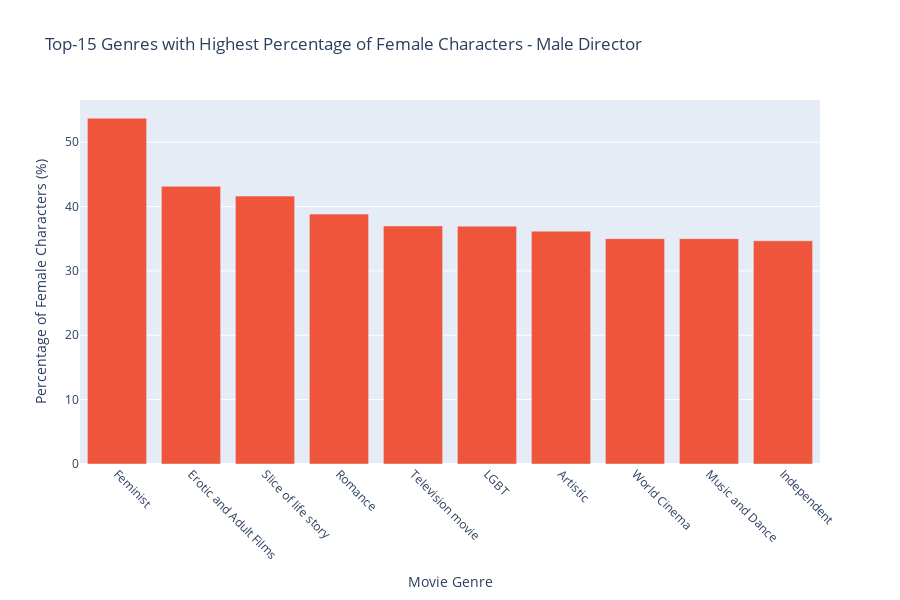
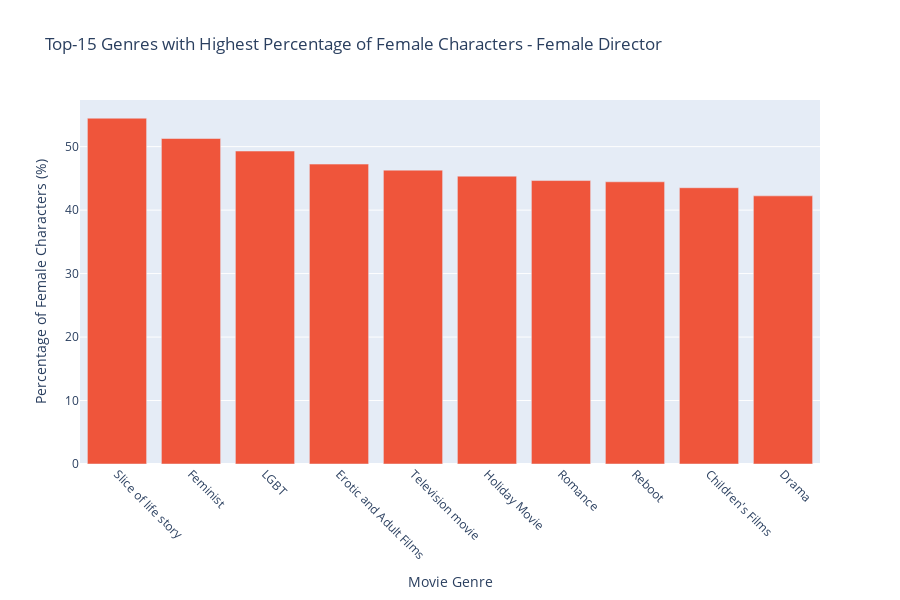

These figures' notebook cell, in order:
### Code cell
plot_top15_genres(movies_genres_M, "Male")
plot_top15_genres(movies_genres_F, "Female")

### Figure 1 — Plotly figure (JSON) as saved in the notebook; plotly's stock layout.template omitted (floating-point values rounded to 4 significant figures)
{"data": [{"customdata": [[281, 523, 0.05015], [1366, 3166, 0.3838], [308, 740, 0.05979], [21666, 55805, 5.996], [2484, 6715, 0.6741], [2413, 6529, 0.6287], [980, 2709, 0.3308], [21244, 60671, 6.881], [7768, 22188, 2.52], [3870, 11159, 0.9614]], "hovertemplate": "Genre: %{x}<br>Proportion of Female Characters: %{y:.2f}%<br>Total Female Characters: %{customdata[0]}<br>Number of Movies: %{customdata[1]}<br>Percentage of Movies in Genre: %{customdata[2]:.2f}%", "marker": {"color": "#EF553B"}, "name": "Female", "textposition": "auto", "type": "bar", "x": ["Feminist", "Erotic and Adult Films", "Slice of life story", "Romance", "Television movie", "LGBT", "Artistic", "World Cinema", "Music and Dance", "Independent"], "y": [53.73, 43.15, 41.62, 38.82, 36.99, 36.96, 36.18, 35.02, 35.01, 34.68]}], "layout": {"height": 600, "title": {"text": "Top-15 Genres with Highest Percentage of Female Characters - Male Director"}, "xaxis": {"tickangle": 45, "tickmode": "array", "ticktext": ["Feminist", "Erotic and Adult Films", "Slice of life story", "Romance", "Television movie", "LGBT", "Artistic", "World Cinema", "Music and Dance", "Independent"], "tickvals": ["Feminist", "Erotic and Adult Films", "Slice of life story", "Romance", "Television movie", "LGBT", "Artistic", "World Cinema", "Music and Dance", "Independent"], "title": {"text": "Movie Genre"}}, "yaxis": {"title": {"text": "Percentage of Female Characters (%)"}}}}

### Figure 2 — Plotly figure (JSON) as saved in the notebook; plotly's stock layout.template omitted (floating-point values rounded to 4 significant figures)
{"data": [{"customdata": [[79, 145, 0.05979], [220, 429, 0.05015], [568, 1152, 0.6287], [232, 491, 0.3838], [269, 581, 0.6741], [39, 86, 0.1109], [3665, 8207, 5.996], [606, 1363, 1.255], [232, 533, 0.8293], [7743, 18328, 17.15]], "hovertemplate": "Genre: %{x}<br>Proportion of Female Characters: %{y:.2f}%<br>Total Female Characters: %{customdata[0]}<br>Number of Movies: %{customdata[1]}<br>Percentage of Movies in Genre: %{customdata[2]:.2f}%", "marker": {"color": "#EF553B"}, "name": "Female", "textposition": "auto", "type": "bar", "x": ["Slice of life story", "Feminist", "LGBT", "Erotic and Adult Films", "Television movie", "Holiday Movie", "Romance", "Reboot", "Children's Films", "Drama"], "y": [54.48, 51.28, 49.31, 47.25, 46.3, 45.35, 44.66, 44.46, 43.53, 42.25]}], "layout": {"height": 600, "title": {"text": "Top-15 Genres with Highest Percentage of Female Characters - Female Director"}, "xaxis": {"tickangle": 45, "tickmode": "array", "ticktext": ["Slice of life story", "Feminist", "LGBT", "Erotic and Adult Films", "Television movie", "Holiday Movie", "Romance", "Reboot", "Children's Films", "Drama"], "tickvals": ["Slice of life story", "Feminist", "LGBT", "Erotic and Adult Films", "Television movie", "Holiday Movie", "Romance", "Reboot", "Children's Films", "Drama"], "title": {"text": "Movie Genre"}}, "yaxis": {"title": {"text": "Percentage of Female Characters (%)"}}}}
